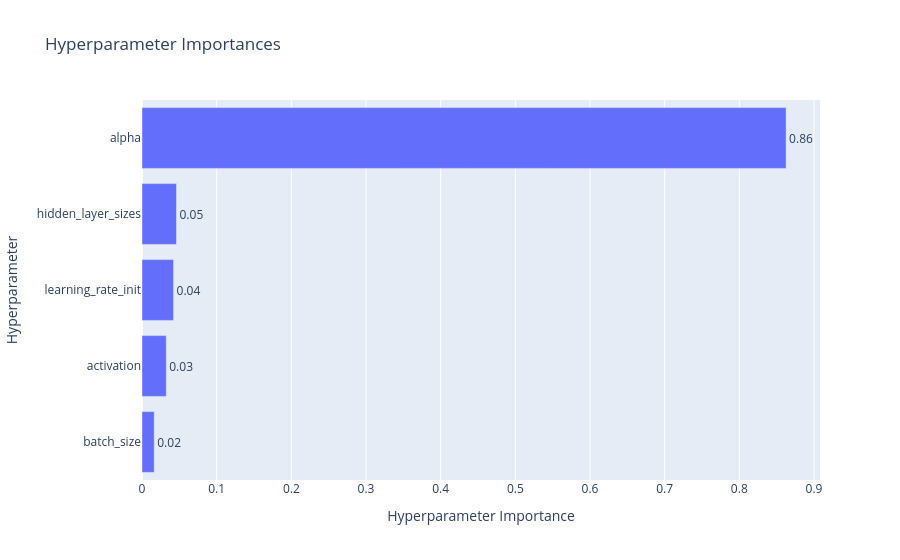
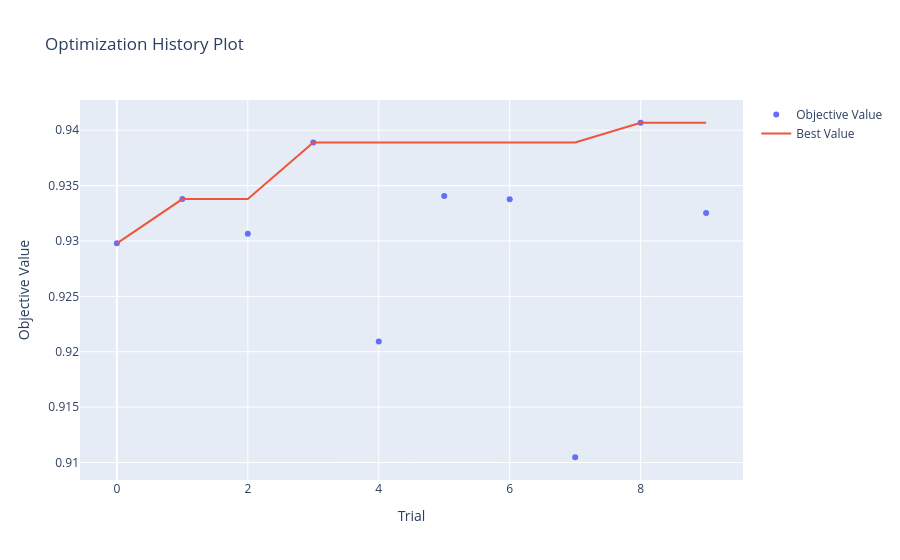

Notebook cell for these charts, in order:
### Code cell
optuna_tf_params = study.best_params
optuna_pipeline = ImbPipeline([
    ('scaler', StandardScaler()),
    ('smoteenn', SMOTEENN(random_state=81, sampling_strategy='auto')),
    ('mlp', MLPRegressor(
        **optuna_tf_params,
        random_state=81,
        early_stopping=True,
        max_iter=400,
        n_iter_no_change=10,
        validation_fraction=0.1
    ))
])

base_kf = KFold(n_splits=5, shuffle=True, random_state=81)

y_pred_optuna = cross_val_predict(optuna_pipeline, x_pca, y, cv=base_kf, n_jobs=-1)
f1_optuna = r2_score(y, y_pred_optuna)
print(f"R^2 = {round(f1_optuna, 4)}")

optuna_pipeline.fit(x_pca, y)
plot_learning_curves(optuna_pipeline, title="Динамика обучения (Optuna)")
print_mlp_architecture(optuna_pipeline)

fig = optuna.visualization.plot_param_importances(study)
fig.show()

fig2 = optuna.visualization.plot_optimization_history(study)
fig2.show()

### Figure 1 — Plotly figure (JSON) as saved in the notebook; plotly's stock layout.template omitted (floating-point values rounded to 4 significant figures)
{"data": [{"cliponaxis": false, "hovertemplate": ["batch_size (CategoricalDistribution): 0.016367020675503618<extra></extra>", "activation (CategoricalDistribution): 0.03249815041532015<extra></extra>", "learning_rate_init (FloatDistribution): 0.042278245434167604<extra></extra>", "hidden_layer_sizes (CategoricalDistribution): 0.046207800004808744<extra></extra>", "alpha (FloatDistribution): 0.8626487834701999<extra></extra>"], "name": "Objective Value", "orientation": "h", "text": ["0.02", "0.03", "0.04", "0.05", "0.86"], "textposition": "outside", "type": "bar", "x": [0.01637, 0.0325, 0.04228, 0.04621, 0.8626], "y": ["batch_size", "activation", "learning_rate_init", "hidden_layer_sizes", "alpha"]}], "layout": {"title": {"text": "Hyperparameter Importances"}, "xaxis": {"title": {"text": "Hyperparameter Importance"}}, "yaxis": {"title": {"text": "Hyperparameter"}}}}

### Figure 2 — Plotly figure (JSON) as saved in the notebook; plotly's stock layout.template omitted (floating-point values rounded to 4 significant figures)
{"data": [{"mode": "markers", "name": "Objective Value", "type": "scatter", "x": [0, 1, 2, 3, 4, 5, 6, 7, 8, 9], "y": [0.9298, 0.9338, 0.9306, 0.9389, 0.9209, 0.9341, 0.9338, 0.9105, 0.9407, 0.9325]}, {"mode": "lines", "name": "Best Value", "type": "scatter", "x": [0, 1, 2, 3, 4, 5, 6, 7, 8, 9], "y": [0.9298, 0.9338, 0.9338, 0.9389, 0.9389, 0.9389, 0.9389, 0.9389, 0.9407, 0.9407]}, {"marker": {"color": "#cccccc"}, "mode": "markers", "name": "Infeasible Trial", "showlegend": false, "type": "scatter", "x": [], "y": []}], "layout": {"title": {"text": "Optimization History Plot"}, "xaxis": {"title": {"text": "Trial"}}, "yaxis": {"title": {"text": "Objective Value"}}}}
